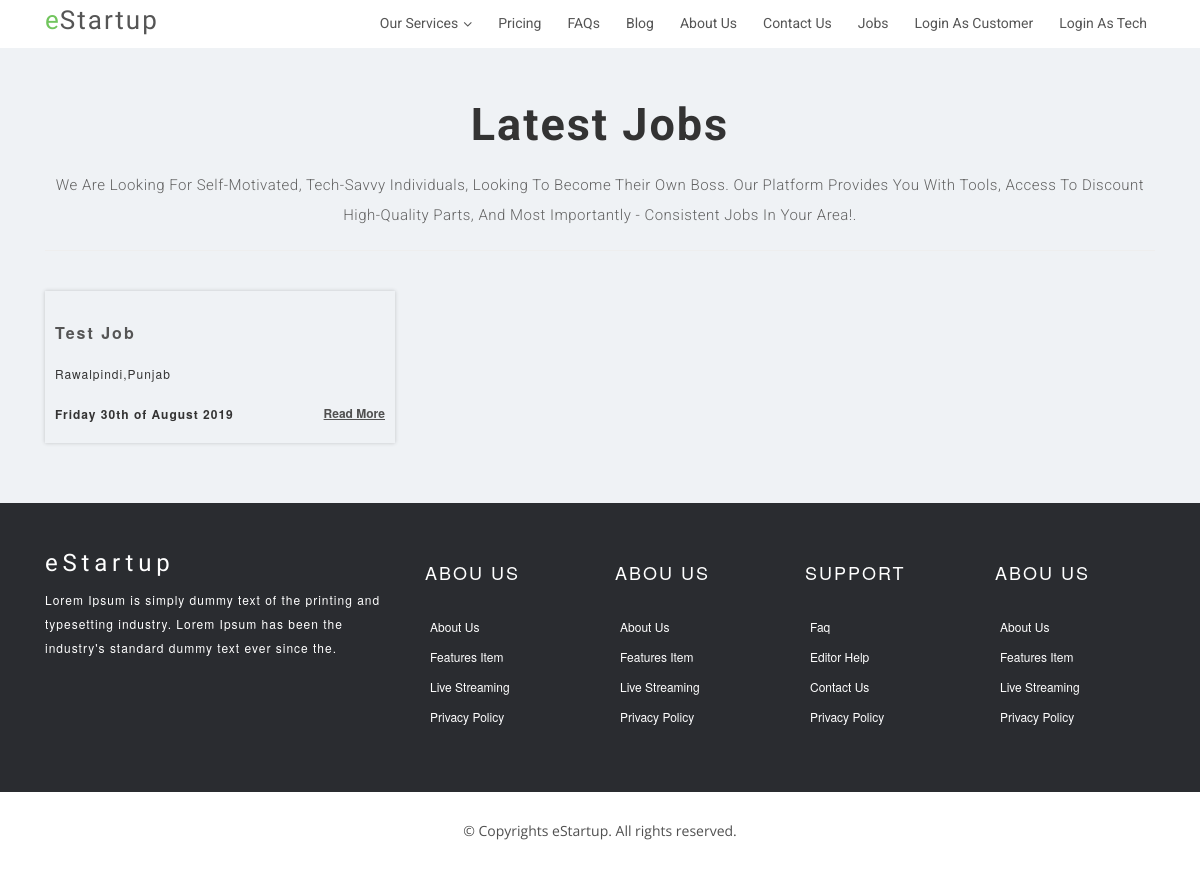
/jobs.php, run on the app's committed database.
### tables this page shows
CREATE TABLE `jobs_tbl` (
  `job_id` int(10) NOT NULL,
  `store_id` varchar(10) DEFAULT NULL,
  `job_title` varchar(200) DEFAULT NULL,
  `about_company` varchar(2000) DEFAULT NULL,
  `job_city` varchar(100) DEFAULT NULL,
  `job_state` varchar(100) DEFAULT NULL,
  `job_requirements` varchar(2000) DEFAULT NULL,
  `job_key_benefits` varchar(2000) DEFAULT NULL,
  `job_additional_description` varchar(2000) DEFAULT NULL,
  `posted_on` varchar(50) DEFAULT NULL
);

### jobs.php (the view, shortened to what this page needs)
<?php
	include_once('MethodsFile.php');
	$obj=new MethodsClass();
?>
<!DOCTYPE html>
<html lang="en">
<head>
  <?php echo $obj->cssLinks(); ?>
</head>
<body style="background-color: #eff2f5;">
 		<?php include_once('includes/header.php'); ?>
    	<br><br><br><br>
    	<section id="blog" class="wow fadeInUp">
		    <div class="container">
		      <div class="section-title text-center">
		        <h2><strong>Latest Jobs</strong></h2>
		        <p class="separator">We are looking for self-motivated, tech-savvy individuals, looking to become their own boss. Our platform provides you with tools, access to discount high-quality parts, and most importantly - consistent jobs in your area!.</p>
		        <hr>
		      </div>
		    </div>
		    <div class="container" style="margin-top: -40px;">
		      <div class="row">
		      	<?php
		      		$jobs=$obj->getAllJobs();
		      		if(!empty($jobs)){
		      			foreach ($jobs as $job) {
		      	?>
		      				<div class="col-md-6 col-lg-4">
					          <div class="block-blog text-left">
					            <div class="content-blog">
					              <h4><strong><a href="<?php echo 'job_details.php?job_id='.$job['job_id']; ?>"><?php echo $job['job_title']; ?></a></strong></h4>
					              <span><?php echo $job['job_city']; ?>,</span> <span><?php echo $job['job_state']; ?></span>
					              <br><br>
					              <span><strong><?php echo $job['posted_on']; ?></strong></span>
					              <a class="pull-right readmore" style="text-decoration: underline;" href="<?php echo 'job_details.php?job_id='.$job['job_id']; ?>">read more</a>
					            </div>
					          </div>
					        </div>
		      	<?php
		      			}
		      		}
		      	?>
		      </div>
		    </div>
		</section>
  		<br><br><br>
  		<?php include_once('includes/footer.php') ?>
</body>
</html>

### assets/css/style.css (style rules this page uses)
body { background-color: #fff; color: #333; }
h1, h2, h3, h4, h5, h6 { margin: 0; }
h2 { color: #000; font-weight: 600; }
h4 { color: #000; font-size: 13px; font-weight: 700; letter-spacing: 2px; text-transform: uppercase; line-height: 2; }
a { letter-spacing: 2px; text-decoration: none; }
p { color: #505050; font-size: 14px; font-weight: 300; letter-spacing: 0.5px; line-height: 2; margin-bottom: 20px; }
span { letter-spacing: 1px; }
.section-title { margin-bottom: 80px; }
.section-title h2 { font-family: "Roboto", sans-serif; font-size: 45px; font-weight: 100; letter-spacing: 2px; margin-bottom: 20px; text-transform: capitalize; }
.section-title .separator { margin: 0; }
.separator { color: #626262; font-family: "Roboto", sans-serif; font-size: 15px; font-weight: 300; margin-bottom: 30px; text-transform: capitalize; }
#blog .block-blog .content-blog { box-shadow: 0 0 0 0 rgba(0, 0, 0, 0.2), 0 0 4px 0 rgba(0, 0, 0, 0.19); display: inline-block; min-height: 125px; padding: 20px 10px; width: 100%; }
#blog .block-blog .content-blog h4 { line-height: 24px; margin-bottom: 20px; text-transform: capitalize; font-weight: normal; letter-spacing: 0; font-size: 16px; }
#blog .block-blog .content-blog h4 a { color: #555; text-decoration: none; transition: 0.3s; }
#blog .block-blog .content-blog > span { float: left; font-size: 12px; }
#blog .block-blog .content-blog a.readmore { color: #505050; font-size: 12px; font-weight: 600; text-decoration: none; transition: 0.3s; letter-spacing: 0; text-transform: capitalize; }

### data on the page
jobs_tbl: job_title "Test Job", job_city "Rawalpindi", job_state "Punjab", posted_on "Friday 30th of August 2019"
